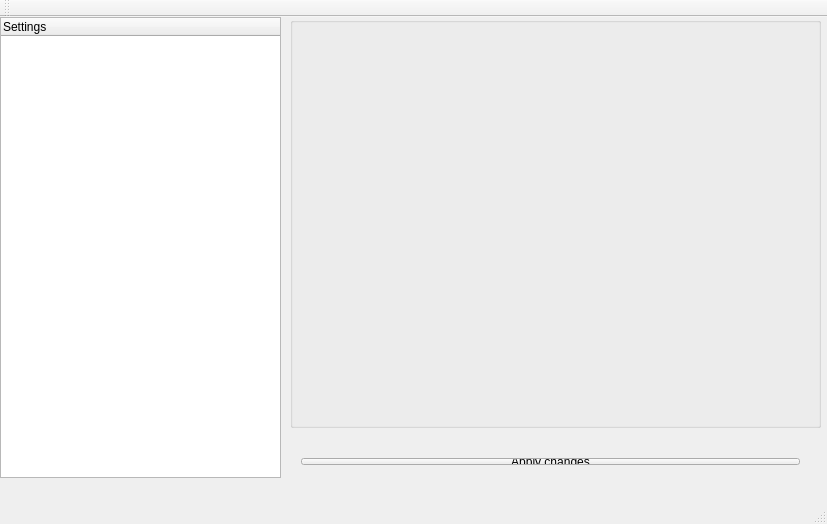
<?xml version="1.0" encoding="UTF-8"?>
<ui version="4.0">
 <class>MainWindow</class>
 <widget class="QMainWindow" name="MainWindow">
  <property name="geometry">
   <rect>
    <x>0</x>
    <y>0</y>
    <width>827</width>
    <height>524</height>
   </rect>
  </property>
  <property name="minimumSize">
   <size>
    <width>827</width>
    <height>524</height>
   </size>
  </property>
  <property name="maximumSize">
   <size>
    <width>827</width>
    <height>524</height>
   </size>
  </property>
  <property name="windowTitle">
   <string>Pdb settings</string>
  </property>
  <widget class="QWidget" name="centralWidget">
   <widget class="QTreeWidget" name="m_TreeOfSettings">
    <property name="geometry">
     <rect>
      <x>0</x>
      <y>0</y>
      <width>281</width>
      <height>461</height>
     </rect>
    </property>
    <column>
     <property name="text">
      <string notr="true">Settings</string>
     </property>
    </column>
   </widget>
   <widget class="QGroupBox" name="m_groupBoxDB">
    <property name="geometry">
     <rect>
      <x>290</x>
      <y>0</y>
      <width>531</width>
      <height>411</height>
     </rect>
    </property>
    <property name="title">
     <string/>
    </property>
   </widget>
   <widget class="QWidget" name="layoutWidget">
    <property name="geometry">
     <rect>
      <x>290</x>
      <y>430</y>
      <width>521</width>
      <height>29</height>
     </rect>
    </property>
    <layout class="QHBoxLayout" name="horizontalLayout">
     <item>
      <widget class="QPushButton" name="m_AcceptButton">
       <property name="text">
        <string>Apply changes</string>
       </property>
      </widget>
     </item>
    </layout>
   </widget>
  </widget>
  <widget class="QMenuBar" name="menuBar">
   <property name="geometry">
    <rect>
     <x>0</x>
     <y>0</y>
     <width>827</width>
     <height>23</height>
    </rect>
   </property>
  </widget>
  <widget class="QToolBar" name="mainToolBar">
   <attribute name="toolBarArea">
    <enum>TopToolBarArea</enum>
   </attribute>
   <attribute name="toolBarBreak">
    <bool>false</bool>
   </attribute>
  </widget>
  <widget class="QStatusBar" name="statusBar"/>
 </widget>
 <layoutdefault spacing="6" margin="11"/>
 <resources/>
 <connections/>
</ui>
